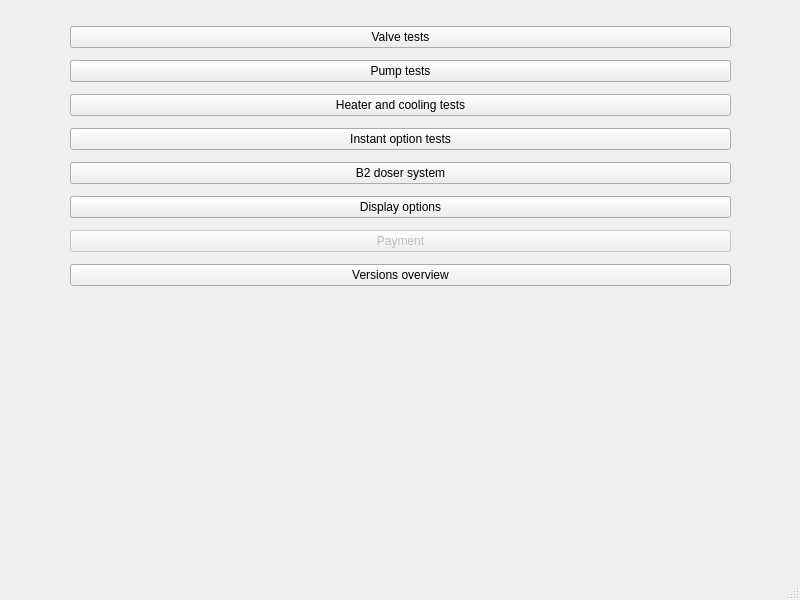
<?xml version="1.0" encoding="UTF-8"?>
<ui version="4.0">
 <class>WBSDTestingWindow</class>
 <widget class="QMainWindow" name="WBSDTestingWindow">
  <property name="geometry">
   <rect>
    <x>0</x>
    <y>0</y>
    <width>800</width>
    <height>600</height>
   </rect>
  </property>
  <property name="windowTitle">
   <string>Testing</string>
  </property>
  <widget class="QWidget" name="centralwidget">
   <widget class="QWidget" name="verticalLayoutWidget">
    <property name="geometry">
     <rect>
      <x>20</x>
      <y>20</y>
      <width>761</width>
      <height>275</height>
     </rect>
    </property>
    <layout class="QVBoxLayout" name="verticalLayout">
     <property name="leftMargin">
      <number>50</number>
     </property>
     <property name="rightMargin">
      <number>50</number>
     </property>
     <item>
      <widget class="QPushButton" name="outletButton">
       <property name="text">
        <string>Valve tests</string>
       </property>
      </widget>
     </item>
     <item>
      <widget class="QPushButton" name="pumpButton">
       <property name="text">
        <string>Pump tests</string>
       </property>
      </widget>
     </item>
     <item>
      <widget class="QPushButton" name="heaterButton">
       <property name="text">
        <string>Heater and cooling tests</string>
       </property>
      </widget>
     </item>
     <item>
      <widget class="QPushButton" name="instantButton">
       <property name="text">
        <string>Instant option tests</string>
       </property>
      </widget>
     </item>
     <item>
      <widget class="QPushButton" name="doserButton">
       <property name="text">
        <string>B2 doser system</string>
       </property>
      </widget>
     </item>
     <item>
      <widget class="QPushButton" name="displayButton">
       <property name="text">
        <string>Display options</string>
       </property>
      </widget>
     </item>
     <item>
      <widget class="QPushButton" name="paymentButton">
       <property name="enabled">
        <bool>false</bool>
       </property>
       <property name="text">
        <string>Payment</string>
       </property>
      </widget>
     </item>
     <item>
      <widget class="QPushButton" name="versionsButton">
       <property name="text">
        <string>Versions overview</string>
       </property>
      </widget>
     </item>
    </layout>
   </widget>
  </widget>
  <widget class="QMenuBar" name="menubar">
   <property name="geometry">
    <rect>
     <x>0</x>
     <y>0</y>
     <width>800</width>
     <height>21</height>
    </rect>
   </property>
  </widget>
  <widget class="QStatusBar" name="statusbar"/>
 </widget>
 <resources/>
 <connections/>
</ui>
